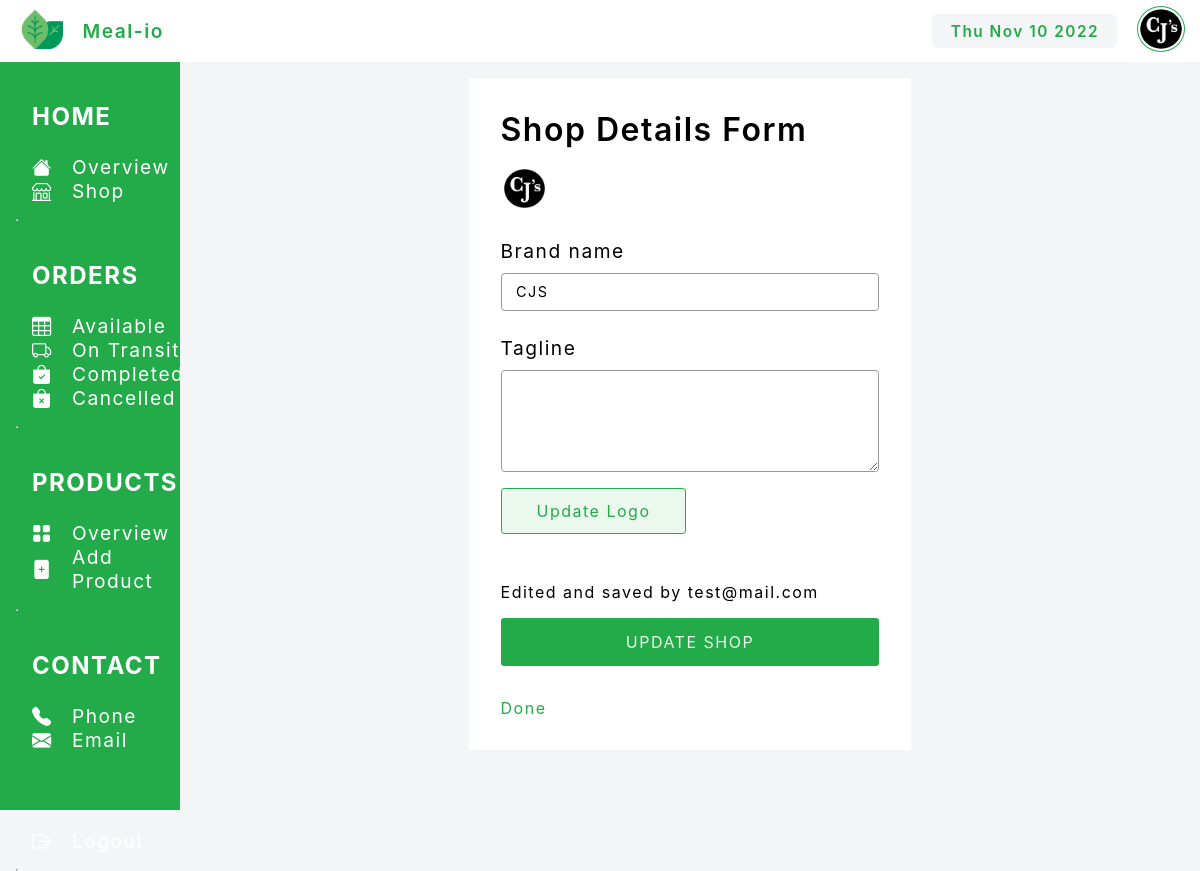
/vendors/shop (signed in), run on the app's committed database.
### vendor/models.py (models this page shows, shortened)
class Vendor(models.Model):
    user = models.OneToOneField(User, on_delete=models.CASCADE)
    brand = models.CharField(max_length=50, null=True)
    logo = models.ImageField(upload_to="vendors/%Y/%m/%d/", null=True)
    tagline = models.CharField(max_length=100, null=True)

### user/models.py (models this page shows, shortened)
class User(AbstractUser):
    first_name = models.CharField(max_length=30, blank=True, unique=False)
    last_name = models.CharField(max_length=30, blank=True, unique=False)
    email = models.EmailField(unique=True)
    phone_number = models.CharField(
        max_length=13, null=False, blank=False, unique=True)
    is_vendor = models.BooleanField(default=False, blank=True)
    username = None
    USERNAME_FIELD = "email"
    REQUIRED_FIELDS = ["phone_number"]
    objects = UserManager()

### vendor/views.py (the view, shortened to what this page needs)
# urls.py: path("shop", shop_update, name="shop_update"),
def shop_update(request):
    vendor = get_object_or_404(Vendor, user=request.user)
    form = ShopForm(request.POST, request.FILES)
    print(form.errors)
    return render(request, "dashboard/shop_update.html",{"vendor":vendor})

### templates/dashboard/shop_update.html (shortened to what this page needs)
{% extends "dashboard/base_dashboard.html"%}
{% block main%}
<div class="dash-form">
    <form method="post" enctype ="multipart/form-data" >
        <legend>
            Shop Details Form
        </legend>
        <div class="image-logo">
            <img src="{{vendor.logo.url}}" alt="vendor logo">
        </div>
        <div class="form-group">
            <label for="brand">Brand name</label>
            <input type="text" name="brand" id="brand" value="{{vendor.brand}}">
        </div>
        <div class="form-group">
            <label for="tagline">Tagline</label>
            <textarea type="text" name="tagline" id="tagline" value="{{vendor.tagline}}" rows="4"></textarea>
        </div>
        <div class="form-group">
            <label for="logo" class="upload-image" name="logo">
                Update Logo
            </label>
        </div>
        <div class="form-group">
            <p class="auth-link"> Edited and saved by {{request.user.email}}</p>
        </div>
        <div class="form-group">
            <input type="submit" name="submit" value="Update Shop">
        </div>
        <div class="form-group">
            <p class="auth-link"> <a href="{% url 'analytics'%}"> Done </a></p>
        </div>
    </form>
</div>
{% endblock main%}

### templates/dashboard/base_dashboard.html (shortened to what this page needs)
{% load static %}
<!DOCTYPE html>
<html lang="en">
<head>
    <link rel="stylesheet" href="{% static '/css/dashboard.css'%}">
    <link rel="stylesheet" href="{% static '/css/styles.css'%}">
    <link rel="stylesheet" href="{% static '/css/theme.css'%}">
    <link rel="stylesheet" href="{% static '/css/analytics.css'%}">
    <link rel="stylesheet" href="https://cdn.jsdelivr.net/npm/bootstrap-icons@1.7.2/font/bootstrap-icons.css">
</head>
<body>
    <nav>
        <div class="nav-start">
            <a href="{% url 'analytics'%}">
                <img src="{% static 'images/logo.png'%}" alt="">
            </a>
            <a href="{% url 'analytics'%}">
                <p>Meal-io</p>
            </a>
        </div>
        <div class="nav-end">
            <div class="date_today" id="date-today">
            </div>
            <a href="{% url 'analytics'%}">
                <img src="{{vendor.logo.url}}" alt="{{vendor.brand}}">
            </a>
        </div>
    </nav>
    <main>
        <aside>
            <div class="container">
                <div class="nav-group">
                    <h2><a href="{% url 'analytics'%}">Home</a></h2>
                    <ul class="nav-list">
                        <li class="nav-item">
                            <a href="{% url 'analytics'%}">
                                <i class="bi bi-house-fill"></i>
                                <p>Overview</p>
                            </a>
                        </li>
                        <li class="nav-item">
                            <a href="{% url 'shop_update'%}">
                                <i class="bi bi-shop"></i>
                                <p>Shop</p>
                            </a>
                        </li>
                    </ul>
                </div>
                <hr>
                <div class="nav-group">
                    <h2><a href="{% url 'vendor_orders' 'P' %}">Orders</a></h2>
                    <ul class="nav-list">
                        <li class="nav-item">
                            <a href="{% url 'vendor_orders' 'P' %}">
                                <i class="bi bi-table"></i>
                                <p>Available</p>
                            </a>
                        </li>
                        <li class="nav-item">
                            <a href="{% url 'vendor_orders' 'T' %}">
                                <i class="bi bi-truck"></i>
                                <p>On Transit</p>
                            </a>
                        </li>
                        <li class="nav-item">
                            <a href="{% url 'vendor_orders' 'F' %}">
                                <i class="bi bi-bag-check-fill"></i>
                                <p>Completed</p>
                            </a>
                        </li>
                        <li class="nav-item">
                            <a href="{% url 'vendor_orders' 'C' %}">
                                <i class="bi bi-bag-x-fill"></i>
                                <p>Cancelled</p>
                            </a>
                        </li>
                    </ul>
                </div>
                <hr>
                <div class="nav-group">
                    <h2><a href="{% url 'products'%}">Products</a></h2>
                    <ul class="nav-list">
                        <li class="nav-item">
                            <a href="{% url 'products'%}">
                                <i class="bi bi-grid-fill"></i>
                                <p>Overview</p>
                            </a>
                        </li>
                        <li class="nav-item">
                            <a href="{% url 'create_product'%}">
                                <i class="bi bi-file-plus-fill"></i>
                                <p>Add product</p>
                            </a>
                        </li>
                    </ul>
                </div>
                <hr>
                <div class="nav-group">
                    <h2><a href="{% url 'contact'%}">Contact</a></h2>
                    <ul class="nav-list">
                        <li class="nav-item">
                            <a href="{% url 'contact'%}">
                                <i class="bi bi-telephone-fill"></i>
                                <p>Phone</p>
                            </a>
                        </li>
                        <li class="nav-item">
                            <a href="{% url 'contact'%}">
                                <i class="bi bi-envelope-fill"></i>
                                <p>Email</p>
                            </a>
                        </li>
                        <div style="height: 4em;">
                        </div>
                        <li class="nav-item">
                            <a href="{% url 'logout'%}">
                                <i class="bi bi-box-arrow-right"></i>
                                <p>Logout</p>
                            </a>
                        </li>
                    </ul>
                </div>
            </div>
        </aside>
        <div class="content">
            {% block main %}
            {% endblock main %}
        </div>
    </main>
</body>
</html>

### static/css/dashboard.css (style rules this page uses)
:root { --primary: #23AA49; --gradient: #EBF8EE; --red: #FF324B; --secondary: #979899; --white: #ffffff; --dark: #000000; --light: #F3F5F7; --font-family: -apple-system, BlinkMacSystemFont, 'Segoe UI', Roboto, Oxygen, Ubuntu, Cantarell, 'Open Sans', 'Helvetica Neue', sans-serif; }
* { padding: 0; margin: 0; box-sizing: border-box; font-family: var(--font-family); letter-spacing: 1.5px; }
body { background: var(--light); }
nav { width: 100%; height: 3.25em; display: flex; align-items: center; justify-content: space-between; padding: .8em; font-size: 1.2em; background: var(--white); }
.nav-start { display: flex; align-items: center; justify-content: start; gap: 1em; }
nav img { width: 2.5em; }
.nav-start p { font-weight: 600; }
.nav-end { display: flex; align-items: center; justify-content: start; gap: 1em; }
.nav-end img { max-width: 2.5em; max-height: 2.5em; height: auto; border-radius: 50%; border: 1px solid var(--primary); padding: .1em; }
.nav-end .date_today { color: var(--primary); background: var(--light); padding: .5em 1.2em; border-radius: .4em; font-size: .8em; }
main { position: relative; }
aside { position: absolute; width: 15%; background: var(--primary); height: calc(100vh - 3.25em); padding-left: 1em; }
aside a { color: var(--white) !important; }
aside .container { height: 100%; display: flex; align-items: baseline; justify-content: start; flex-direction: column; }
.nav-group { padding: 1em; }
.nav-group h2 { padding: 1em 0em; text-transform: uppercase; }
.nav-group ul { font-size: 1.2em; font-weight: 400; text-transform: capitalize; }
.nav-group ul li.nav-item a { display: flex; align-items: center; justify-content: start; gap: 1em; }
main .content { position: absolute; margin-left: 15%; width: 85%; background: var(--light); height: calc(100vh - 3.25em); padding: 1em; }
main .content .dash-form { display: flex; align-items: center; justify-content: center; max-width: 50vw; margin: auto; }

### static/css/styles.css (style rules this page uses)
:root { --primary: #23AA49; --gradient: #EBF8EE; --red: #FF324B; --secondary: #979899; --white: #ffffff; --dark: #000000; --light: #F3F5F7; --font-family: -apple-system, BlinkMacSystemFont, 'Segoe UI', Roboto, Oxygen, Ubuntu, Cantarell, 'Open Sans', 'Helvetica Neue', sans-serif; }
* { padding: 0; margin: 0; box-sizing: border-box; font-family: var(--font-family); letter-spacing: 1.5px; }
body { background: var(--light); }
.image-logo { width: 3em; height: 3em; border-radius: 50%; padding: .2em; }

### static/css/theme.css (style rules this page uses)
:root { --primary: #23AA49; --warning: #f0b802; --gradient: #EBF8EE; --red: #FF324B; --secondary: #979899; --white: #ffffff; --dark: #000000; --light: #F3F5F7; --font-family: -apple-system, BlinkMacSystemFont, 'Segoe UI', Roboto, Oxygen, Ubuntu, Cantarell, 'Open Sans', 'Helvetica Neue', sans-serif; }
* { padding: 0; margin: 0; box-sizing: border-box; font-family: var(--font-family); letter-spacing: 1.5px; }
body { position: relative; min-height: 100vh; min-width: 100vh; }
ul, ol { padding-left: 0; list-style-type: none; }
a { text-decoration: none; color: var(--primary); }
img { width: 100%; height: auto; }
input, textarea, select { position: relative; border-color: var(--secondary); color: var(--dark); display: block; padding: .45rem .9rem; font-size: .9rem; font-weight: 400; line-height: 1.5; background-clip: padding-box; border: 1px solid var(--secondary); appearance: none; border-radius: .25em; text-transform: uppercase; width: 100%; }
.btn, input[type=submit] { color: var(--gradient); font-size: 16px; padding: 12px 35px; border-radius: 0.2em; display: inline-block; border: 0; outline: 0; background: var(--primary); margin-bottom: 1em; }
form { background: var(--white); padding: 2em; }
legend { font-size: 2em; font-weight: 600; }
label { font-size: 1.2em; padding: .5em 0em; }
.form-group { position: relative; display: flex; flex-wrap: wrap; align-items: stretch; width: 100%; Margin-top: 1em; }
.upload-image { color: var(--primary); font-size: 16px; padding: 12px 35px; border-radius: 0.2em; display: inline-block; border: 1px solid var(--primary); outline: 0; background: var(--gradient); margin-bottom: 1em; }

### static/css/analytics.css (style rules this page uses)
:root { --primary: #23AA49; --gradient: #EBF8EE; --red: #FF324B; --secondary: #979899; --white: #ffffff; --dark: #000000; --light: #F3F5F7; --font-family: -apple-system, BlinkMacSystemFont, 'Segoe UI', Roboto, Oxygen, Ubuntu, Cantarell, 'Open Sans', 'Helvetica Neue', sans-serif; }
* { padding: 0; margin: 0; box-sizing: border-box; font-family: var(--font-family); letter-spacing: 1.5px; }

### data on the page
Vendor: logo (picture), brand "cjs"
User: user.email "test@mail.com"
